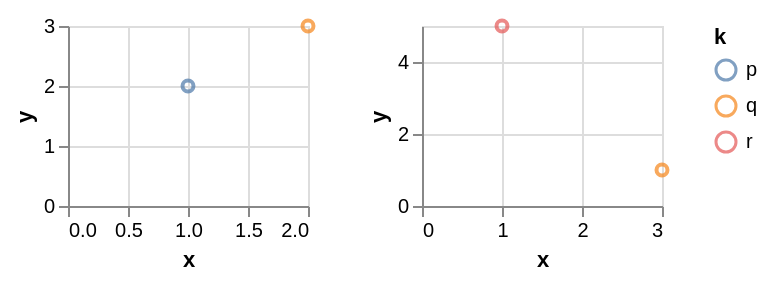

The specification (Vega-Lite) saved for this image:
### Vega-Lite specification from a JSON file in a GitHub repository (floating-point values rounded to 4 significant figures)
{"$schema": "https://vega.github.io/schema/vega-lite/v6.json", "padding": 5, "autosize": "pad", "data": {"name": "table", "values": [{"c": "A", "g": "p", "x": 1, "y": 2, "v": 5, "t": "2024-01-15", "o": {"v": 3}, "IMDB Rating": 6.1, "d": "x1"}, {"c": "B", "g": "q", "x": 2, "y": 4, "v": 9, "t": "2024-02-20", "o": {"v": 7}, "IMDB Rating": 7.4, "d": "x2"}, {"c": "A", "g": "q", "x": 3, "y": 3, "v": 2, "t": "2024-03-05", "o": {"v": 1}, "IMDB Rating": 5.2, "d": "x1"}, {"c": "C", "g": "p", "x": 4, "y": 6, "v": 7, "t": "2024-05-30", "o": {"v": 4}, "IMDB Rating": 8.8, "d": "x3"}, {"c": "B", "g": "p", "x": 5, "y": 5, "v": 4, "t": "2024-07-11", "o": {"v": 9}, "IMDB Rating": 6.9, "d": "x2"}, {"c": "C", "g": "q", "x": 6, "y": 8, "v": 6, "t": "2024-09-02", "o": {"v": 2}, "IMDB Rating": 7.7, "d": "x3"}, {"c": "A", "g": "p", "x": 7, "y": 7, "v": 8, "t": "2024-11-25", "o": {"v": 5}, "IMDB Rating": 4.4, "d": "x1"}, {"c": "B", "g": "q", "x": 8, "y": 9, "v": 3, "t": "2024-12-31", "o": {"v": 8}, "IMDB Rating": 9.1, "d": "x2"}]}, "hconcat": [{"data": {"name": "a", "values": [{"x": 1, "y": 2, "k": "p"}, {"x": 2, "y": 3, "k": "q"}]}, "mark": "point", "width": 120, "height": 90, "encoding": {"x": {"field": "x", "type": "quantitative"}, "y": {"field": "y", "type": "quantitative"}, "color": {"field": "k", "type": "nominal"}}}, {"data": {"name": "b", "values": [{"x": 1, "y": 5, "k": "r"}, {"x": 3, "y": 1, "k": "q"}]}, "mark": "point", "width": 120, "height": 90, "encoding": {"x": {"field": "x", "type": "quantitative"}, "y": {"field": "y", "type": "quantitative"}, "color": {"field": "k", "type": "nominal"}}}]}
